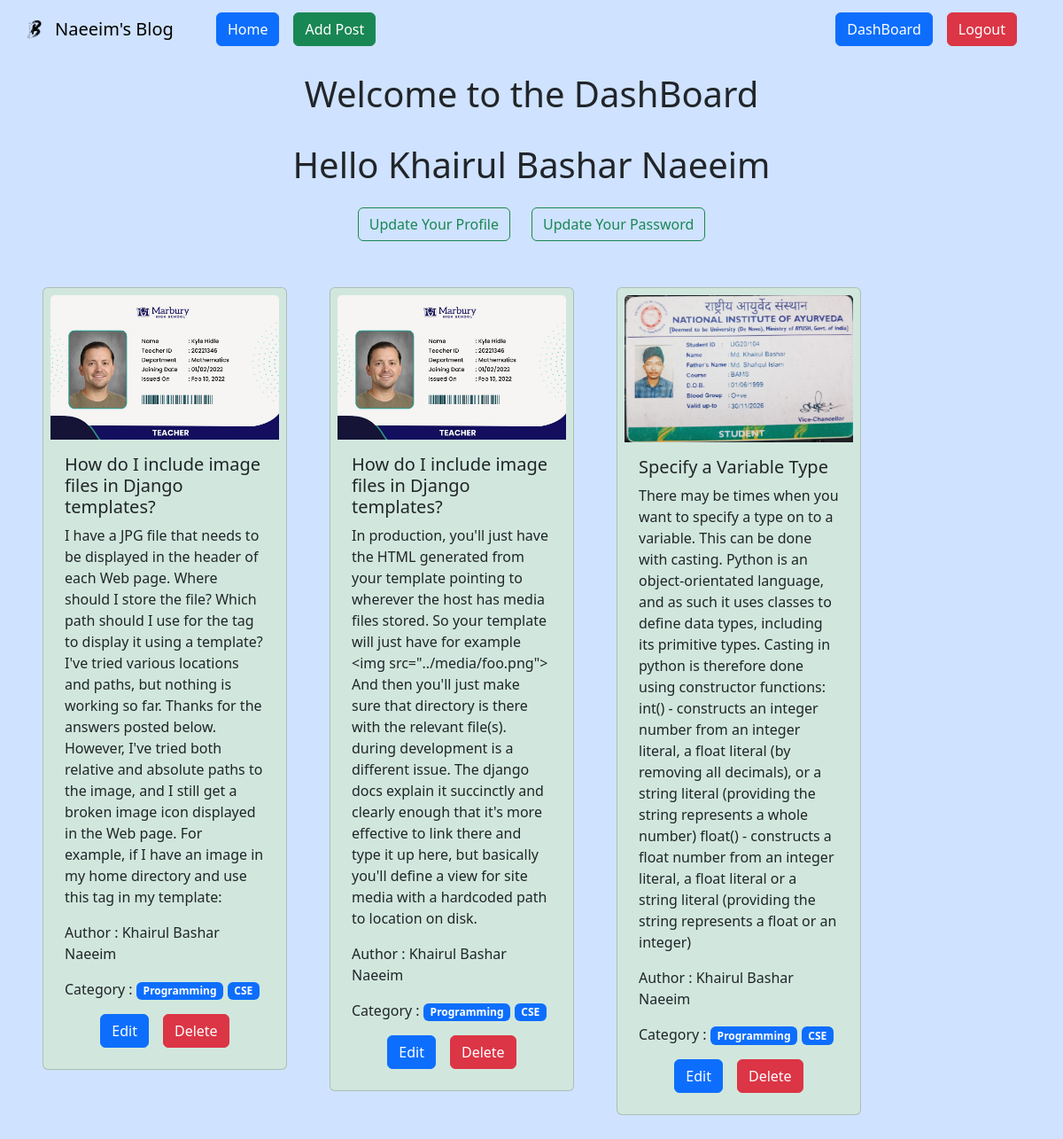
Screenshot of /author/profile_dashboard/ (signed in) with the database file from the repository.
### posts/models.py (models this page shows, shortened)
class Post(models.Model):
    title = models.CharField(max_length=50)
    content = models.TextField()
    category = models.ManyToManyField(Category)
    author = models.ForeignKey(User, on_delete=models.CASCADE)
    image = models.ImageField(upload_to='posts/media/uploads/', blank=True, null=True)

### categories/models.py (models this page shows, shortened)
class Category(models.Model):
    name = models.CharField(max_length=100)
    slug = models.SlugField(max_length=100, unique=True, null=True, blank=True)

### author/views.py (the view)
# urls.py: path('profile_dashboard/', profile, name="profile"),
@login_required
def profile(request):
    data = Post.objects.filter(author = request.user)
    return render(request, 'profile.html', {'data' : data})

### author/templates/profile.html
{% extends 'base.html' %}
{% load crispy_forms_tags %}
{% block content %}
<h1 class="text-center p-3">Welcome to the DashBoard</h1>
<h1 class="text-center mt-3">Hello {{user.first_name}} {{user.last_name}}</h1>
<div class="d-flex justify-content-center align-items-center pt-3 gap-4">
  <a href="{% url 'update' %}" class="btn btn-outline-success">Update Your Profile</a>
  <a href="{% url 'password' %}" class="btn btn-outline-success">Update Your Password</a>
</div>
<div class="mt-1 py-5 px-5 d-flex flex-wrap gap-5">
  {% for post in data %}
  <div class="col-sm-3 mb-3 mb-sm-0 col-lg-3">
    <div class="card p-2 bg-success-subtle">
      {% if post.image %}
        <img src="{{ post.image.url }}" class="card-img-top" alt="...">
      {% else %}
        <img src="/static/default_image.jpg" class="card-img-top" alt="Default Image">
      {% endif %}
      <div class="card-body">
        <h5 class="card-title">{{post.title}}</h5>
        <p class="card-text">{{post.content}}</p>
        <p>Author : {{post.author.first_name}} {{post.author.last_name}}</p>
        <p>
          Category : {% for cat in post.category.all %}
          <span class="badge bg-primary">{{cat.name}}</span>
          {% endfor %}
        </p>
        <div class="d-flex justify-content-center align-items-center gap-3">
          {% if request.user.is_authenticated %}
          <a href="{% url 'edit_post' post.id %}" class="btn btn-primary"
            >Edit</a
          >
          <a href="{% url 'del_post' post.id %}" class="btn btn-danger"
            >Delete</a
          >
          {% endif %}
        </div>
      </div>
    </div>
  </div>
  {% endfor %}
</div>
{% endblock %}

### rows the page displays
Post: image (picture), title "How do I include image files in Django templates?", content "I have a JPG file that needs to be displayed in the header of each Web page. Where should I store the file? Which path should I use for the tag to display it using a template? I've tried various locations and paths, but nothing is working so far. Thanks for the answers posted below. However, I've tried both relative and absolute paths to the image, and I still get a broken image icon displayed in the Web page. For example, if I have an image in my home directory and use this tag in my template:", author.first_name "Khairul Bashar", author.last_name "Naeeim"
Category: name "Programming"
Category: name "CSE"
Post: image (picture), title "How do I include image files in Django templates?", content "In production, you'll just have the HTML generated from your template pointing to wherever the host has media files stored. So your template will just have for example <img src=\"../media/foo.png\"> And then you'll just make sure that directory is there with the relevant file(s). during development is a different issue. The django docs explain it succinctly and clearly enough that it's more effective to link there and type it up here, but basically you'll define a view for site media with a hardcoded path to location on disk.", author.first_name "Khairul Bashar", author.last_name "Naeeim"
Post: image (picture), title "Specify a Variable Type", content "There may be times when you want to specify a type on to a variable. This can be done with casting. Python is an object-orientated language, and as such it uses classes to define data types, including its primitive types. Casting in python is therefore done using constructor functions: int() - constructs an integer number from an integer literal, a float literal (by removing all decimals), or a string literal (providing the string represents a whole number) float() - constructs a float number from an integer literal, a float literal or a string literal (providing the string represents a float or an integer)", author.first_name "Khairul Bashar", author.last_name "Naeeim"

### other values shown
{{ user.first_name }} "Khairul Bashar"
{{ user.last_name }} "Naeeim"
